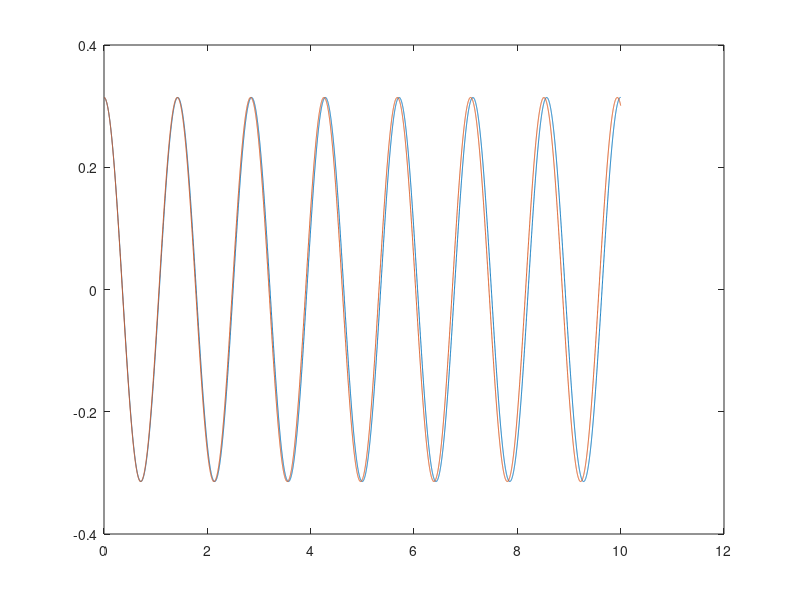

This chart was generated by the following MATLAB code:
% Leer los datos del fichero
data = load('sis_ecuaciones_diferenciales.dat');

x=data(:,1);
y1=data(:,2);
y2=data(:,3);
y3=data(:,4);

plot(x,y1);
hold on;
plot(x,y3);
